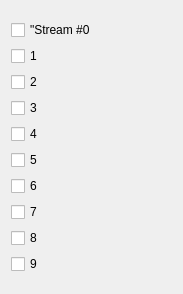
               <widget class="QWidget" name="scrollAreaWidgetContents_8">
                <property name="geometry">
                 <rect>
                  <x>0</x>
                  <y>0</y>
                  <width>183</width>
                  <height>294</height>
                 </rect>
                </property>
                <layout class="QVBoxLayout" name="verticalLayout_11">
                 <item>
                  <layout class="QVBoxLayout" name="verticalLayout_12">
                   <item>
                    <widget class="QCheckBox" name="input3_0x0">
                     <property name="text">
                      <string>&quot;Stream #0</string>
                     </property>
                    </widget>
                   </item>
                   <item>
                    <widget class="QCheckBox" name="input3_0x1">
                     <property name="text">
                      <string>1</string>
                     </property>
                    </widget>
                   </item>
                   <item>
                    <widget class="QCheckBox" name="input3_0x2">
                     <property name="text">
                      <string>2</string>
                     </property>
                    </widget>
                   </item>
                   <item>
                    <widget class="QCheckBox" name="input3_0x3">
                     <property name="text">
                      <string>3</string>
                     </property>
                    </widget>
                   </item>
                   <item>
                    <widget class="QCheckBox" name="input3_0x4">
                     <property name="text">
                      <string>4</string>
                     </property>
                    </widget>
                   </item>
                   <item>
                    <widget class="QCheckBox" name="input3_0x5">
                     <property name="text">
                      <string>5</string>
                     </property>
                    </widget>
                   </item>
                   <item>
                    <widget class="QCheckBox" name="input3_0x6">
                     <property name="text">
                      <string>6</string>
                     </property>
                    </widget>
                   </item>
                   <item>
                    <widget class="QCheckBox" name="input3_0x7">
                     <property name="text">
                      <string>7</string>
                     </property>
                    </widget>
                   </item>
                   <item>
                    <widget class="QCheckBox" name="input3_0x8">
                     <property name="text">
                      <string>8</string>
                     </property>
                    </widget>
                   </item>
                   <item>
                    <widget class="QCheckBox" name="input3_0x9">
                     <property name="text">
                      <string>9</string>
                     </property>
                    </widget>
                   </item>
                  </layout>
                 </item>
                </layout>
               </widget>
